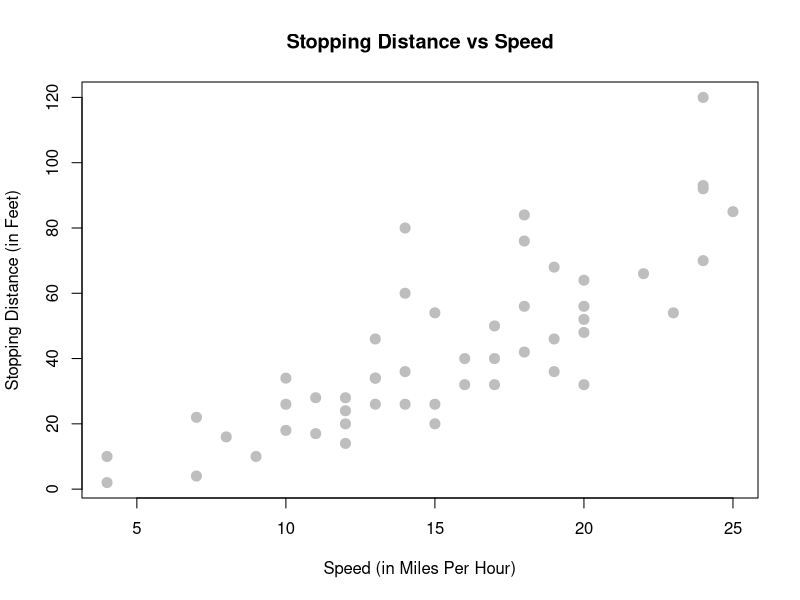

This chart was generated by the following R code:
## ---- chunk 1
View(cars)
## ---- chunk 2
str(cars)
## ---- chunk 3
dim(cars)
## ---- chunk 4
ncol(cars)
## ---- chunk 5
?cars
## ---- chunk 6
plot(dist ~ speed, data = cars,
     xlab = "Speed (in Miles Per Hour)",
     ylab = "Stopping Distance (in Feet)",
     main = "Stopping Distance vs Speed",
     pch  = 20,
     cex  = 2,
     col  = "grey")
## ---- chunk 7
x = cars$speed
y = cars$dist
## ---- chunk 8
Sxy = sum((x - mean(x)) * (y - mean(y)))
Sxx = sum((x - mean(x)) ^ 2)
Syy = sum((y - mean(y)) ^ 2)
c(Sxy, Sxx, Syy)
## ---- chunk 9
beta_1_hat = Sxy / Sxx
beta_0_hat = mean(y) - beta_1_hat * mean(x)
c(beta_0_hat, beta_1_hat)
## ---- chunk 10
unique(cars$speed)
## ---- chunk 11
beta_0_hat + beta_1_hat * 8
## ---- chunk 12
8 %in% unique(cars$speed)
## ---- chunk 13
21 %in% unique(cars$speed)
## ---- chunk 14
min(cars$speed) < 21 & 21 < max(cars$speed)
## ---- chunk 15
beta_0_hat + beta_1_hat * 21
## ---- chunk 16
range(cars$speed)
## ---- chunk 17
range(cars$speed)[1] < 50 & 50 < range(cars$speed)[2] 
## ---- chunk 18
beta_0_hat + beta_1_hat * 50
